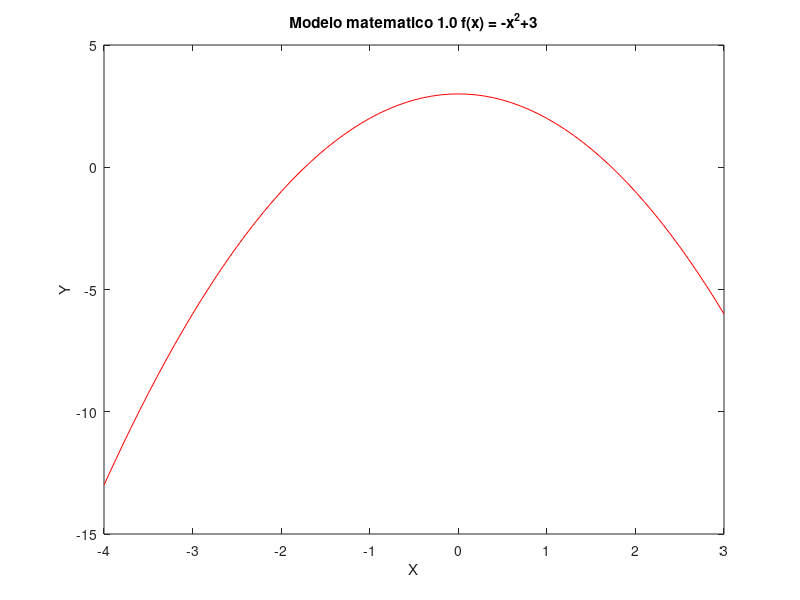

Recreate this plot in MATLAB.
% Titulo: Modelo matematico 1.0
% Descripcion: Scrip para graficar f(x) = -x^2+3
% Autor: Raul Hernandez Lopez @Neo
% Fecha: miercoles 14 de abril del 2021

%Limpiar variables.
clear

%Establecemos el dominio de la funcion.
x=-4:0.1:3;

%Asigna el valor de la funcion.
y=-(x.^2)+3;

%Genera la grafica 
plot(x,y, 'r');

%Asigna un nombre a la grafica 
title("Modelo matematico 1.0 f(x) = -x^2+3");

%Nombra la recta x
xlabel("X");

%Nombra la recta y
ylabel("Y");

